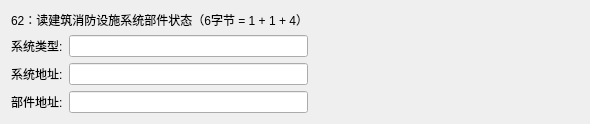
               <widget class="QWidget" name="page_20">
                <layout class="QGridLayout" name="gridLayout_23">
                 <item row="2" column="0">
                  <widget class="QLabel" name="label_70">
                   <property name="text">
                    <string>系统地址:</string>
                   </property>
                  </widget>
                 </item>
                 <item row="2" column="1">
                  <widget class="QLineEdit" name="Line_62_2"/>
                 </item>
                 <item row="1" column="0">
                  <widget class="QLabel" name="label_86">
                   <property name="text">
                    <string>系统类型:</string>
                   </property>
                  </widget>
                 </item>
                 <item row="1" column="2">
                  <spacer name="horizontalSpacer_17">
                   <property name="orientation">
                    <enum>Qt::Orientation::Horizontal</enum>
                   </property>
                   <property name="sizeHint" stdset="0">
                    <size>
                     <width>271</width>
                     <height>20</height>
                    </size>
                   </property>
                  </spacer>
                 </item>
                 <item row="0" column="0" colspan="2">
                  <widget class="QLabel" name="label_87">
                   <property name="maximumSize">
                    <size>
                     <width>16777215</width>
                     <height>60</height>
                    </size>
                   </property>
                   <property name="text">
                    <string>62：读建筑消防设施系统部件状态（6字节 = 1 + 1 + 4）</string>
                   </property>
                  </widget>
                 </item>
                 <item row="1" column="1">
                  <widget class="QLineEdit" name="Line_62_1"/>
                 </item>
                 <item row="3" column="0">
                  <widget class="QLabel" name="label_71">
                   <property name="text">
                    <string>部件地址:</string>
                   </property>
                  </widget>
                 </item>
                 <item row="3" column="1">
                  <widget class="QLineEdit" name="Line_62_3"/>
                 </item>
                </layout>
               </widget>
